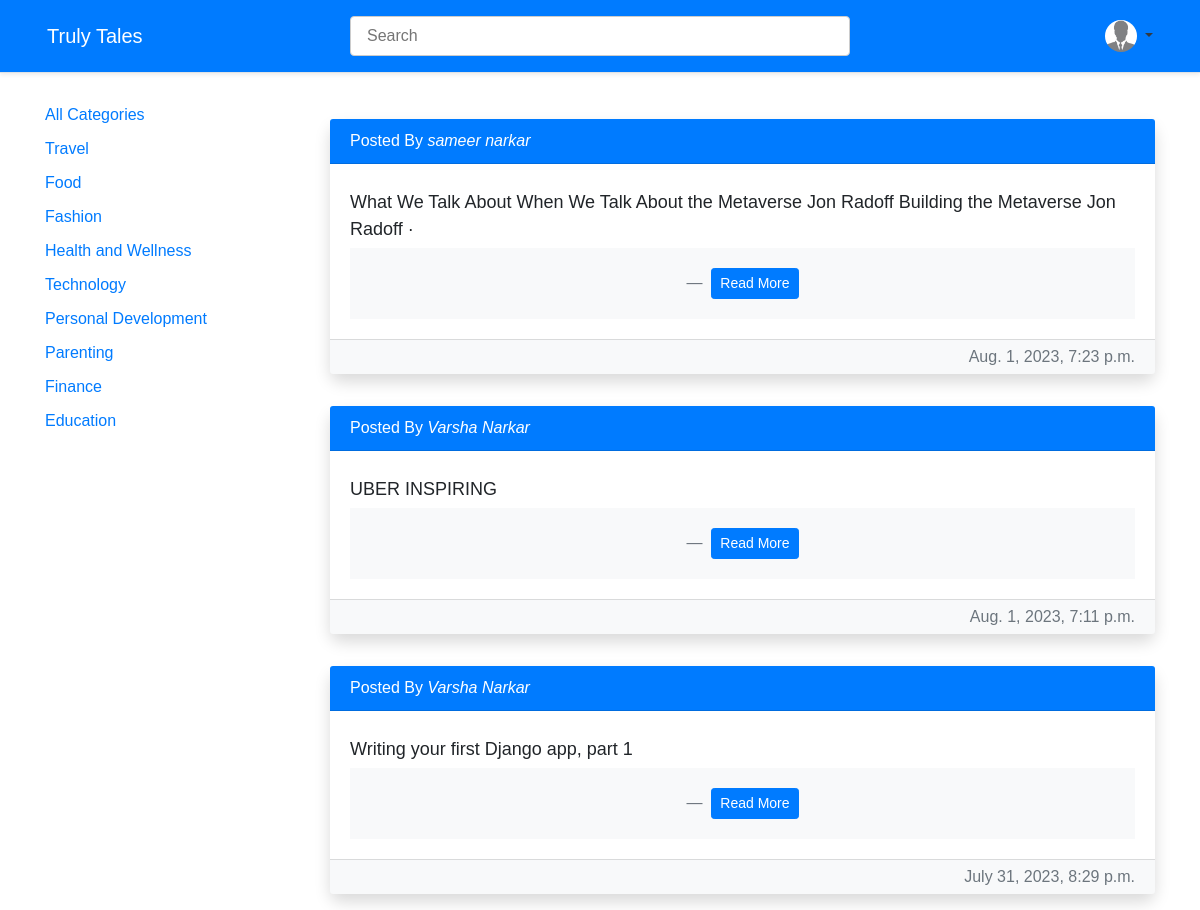
The page / (signed in) on the database its author committed.
### src/models.py (models this page shows, shortened)
class user_profile(models.Model):
    user = models.ForeignKey(User, on_delete=models.CASCADE)
    name = models.CharField(max_length=100)
    phone = models.CharField(max_length=25)
    email = models.EmailField(max_length=100)
    image = models.FileField(upload_to="Profile", default="default.png")
    created_at = models.DateTimeField(auto_now_add=True)
    updated_at = models.DateTimeField(auto_now=True)

class blog_category(models.Model):
    category = models.CharField(max_length=50)

class blog(models.Model):
    user = models.ForeignKey(user_profile, on_delete=models.CASCADE, related_name='my_blogs')
    title = models.CharField(max_length=100)
    description = HTMLField()
    category = models.ForeignKey(blog_category, on_delete=models.CASCADE, related_name='blog_cat')
    is_verified = models.BooleanField(default=False)
    date = models.DateTimeField(auto_now=True)

### src/views.py (the view)
# urls.py: path('', home, name="home"),
def home(request):
    context = {}
    if request.POST:
        query = request.POST.get('query')
        all_blogs = blog.objects.filter(title__contains=query, is_verified=True).order_by('-date')
    else:
        all_blogs = blog.objects.filter(is_verified=True).order_by('-date')
    if request.user.is_authenticated:
        context['bloger'] = user_profile.objects.filter(user=request.user).first()
    context['all_blogs'] = all_blogs
    context['all_categories'] = blog_category.objects.all()
    return render(request, 'home.html', context)

### src/templates/home.html (shortened to what this page needs)
{% extends 'base.html' %}
{% block content %}
    <div class="container">
        <div class="row justify-content-center mt-3">
            <div class="col-md-3">
                <div class="category-filter">
                    <ul class="category-list">
                        <li class="category-list-item">
                            <a href="/" class="category-list-link">All Categories</a>
                        </li>
                        {% for category in all_categories %}
                            <li class="category-list-item">
                                <a href="{% url 'filter_by_category' category.id %}"
                                   class="category-list-link">{{ category.category }}</a>
                            </li>
                        {% endfor %}
                    </ul>
                </div>
            </div>
            <div class="col-md-9">
                <div class="row">
                    {% for m in all_blogs %}
                        <div class="col-md-12">
                            <div class="card mt-3 mb-3 shadow">
                                <div class="card-header">
                                    Posted By <cite title="Source Title">{{ m.user.name }}</cite>
                                </div>
                                <div class="card-body">
                                    <blockquote class="blockquote mb-0">
                                        <p>{{ m.title }}</p>
                                        <footer class="blockquote-footer">
                                            <a href="{% url 'blog_view' m.id %}" class="btn btn-sm btn-primary">Read
                                                More</a>
                                        </footer>
                                    </blockquote>
                                </div>
                                <div class="card-footer text-muted">
                                    {{ m.date }}
                                </div>
                            </div>
                        </div>
                        {% empty %}
                        <h2>No data Found</h2>
                    {% endfor %}
                </div>
            </div>
        </div>
    </div>
{% endblock %}

### src/templates/base.html (shortened to what this page needs)
{% load static %}
<!doctype html>
<html lang="en">
<head>
    <link rel="stylesheet" href="https://stackpath.bootstrapcdn.com/bootstrap/4.5.2/css/bootstrap.min.css"
>
    <link rel="stylesheet" href="https://cdnjs.cloudflare.com/ajax/libs/font-awesome/5.15.4/css/all.min.css"
/>
    <nav class="navbar navbar-expand-lg navbar-light  border-bottom shadow-sm" style="background-color:  #007bff;;">
        <div class="collapse navbar-collapse" id="navbarSupportedContent">
            <div class="container-fluid">
                <div class="col-md-3 nav-link">
                    <h5 class="my-0 mr-md-auto font-weight-normal"><a class="text-white" href="/">Truly Tales</a></h5>
                </div>
                <div class="col-md-6 nav-link search-form text-center">
                    <form action="/" method="POST">
                        <input style="width:640px" class="form-controls pl-3 rounded" type="text" name="query"
                               placeholder="Search"
                               aria-label="Search">
                    </form>
                </div>
                <div class="col-md-3 nav-link d-flex flex-row-reverse">
                    {% if request.user.is_authenticated %}
                        <ul class="navbar-nav">
                            <img class="avatar align-self-center" src="
                                    {% if bloger.image %}{{ bloger.image.url }}{% else %}{% static 'default.png' %}{% endif %}">
                            <li class="nav-item dropdown">
                                <a class="nav-link dropdown-toggle text-dark pl-1 pr-0" href="#" id="navbarDropdown"
                                   role="button" data-toggle="dropdown" aria-haspopup="true" aria-expanded="false">
                                </a>
                            </li>
                        </ul>
                    {% endif %}
                </div>
            </div>
        </div>
    </nav>
</head>
<body>
{% block content %}
{% endblock %}
</body>
</html>

### src/templates/base.html (style rules this page uses)
body { font-family: 'Arial', sans-serif; }
.navbar { background-color: #007bff; }
.navbar-brand, .nav-link, .dropdown-item { color: #fff; font-weight: bold; background-color: #007bff; }
.navbar-nav .nav-item { margin-right: 15px; }
.navbar-nav .nav-item:last-child { margin-right: 0; }
.search-form input { border: 1px solid #ccc; height: 40px; padding: 5px 10px; width: 100%; max-width: 500px; border-radius: 20px; }
.avatar { height: 32px; width: 32px; border-radius: 50%; display: inline-block; }
footer { background-color: #f8f9fa; padding: 20px 0; text-align: center; }

### src/templates/home.html (style rules this page uses)
.container { margin-top: 30px; }
.card { border: none; border-radius: 10px; box-shadow: 0 2px 5px rgba(0, 0, 0, 0.1); margin: 20px 0; transition: box-shadow 0.3s ease; }
.card-header { background-color: #007bff; color: #fff; border-radius: 10px 10px 0 0; padding: 10px 20px; }
.card-body p { font-size: 18px; margin: 5px 0; }
.card-footer { background-color: #f8f9fa; border-radius: 0 0 10px 10px; text-align: right; padding: 5px 20px; }
.category-filter { display: flex; margin-bottom: 20px; }
.category-list { flex: 1; list-style: none; padding: 0; margin: 0; }
.category-list-item { margin-bottom: 10px; }
.category-list-link { color: #007bff; text-decoration: none; transition: color 0.3s ease; }

### rows shown on the page
user_profile: image (placeholder picture)
blog_category: category "Travel"
blog_category: category "Food"
blog_category: category "Fashion"
blog_category: category "Health and Wellness"
blog_category: category "Technology"
blog_category: category "Personal Development"
blog_category: category "Parenting"
blog_category: category "Finance"
blog_category: category "Education"
blog: user.name "sameer narkar", title "What We Talk About When We Talk About the Metaverse Jon Radoff Building the Metaverse Jon Radoff ·", date "Aug. 1, 2023, 7:23 p.m."
blog: user.name "Varsha Narkar", title "UBER INSPIRING", date "Aug. 1, 2023, 7:11 p.m."
blog: user.name "Varsha Narkar", title "Writing your first Django app, part 1", date "July 31, 2023, 8:29 p.m."
